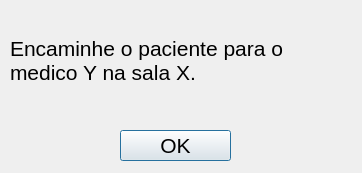
<?xml version="1.0" encoding="UTF-8"?>
<ui version="4.0">
 <class>ConfirmacaoIdentificacao</class>
 <widget class="QDialog" name="ConfirmacaoIdentificacao">
  <property name="geometry">
   <rect>
    <x>0</x>
    <y>0</y>
    <width>362</width>
    <height>173</height>
   </rect>
  </property>
  <property name="minimumSize">
   <size>
    <width>362</width>
    <height>173</height>
   </size>
  </property>
  <property name="maximumSize">
   <size>
    <width>362</width>
    <height>173</height>
   </size>
  </property>
  <property name="windowTitle">
   <string>Dialog</string>
  </property>
  <widget class="QPushButton" name="confirmacaoIdentificacaoBotao">
   <property name="geometry">
    <rect>
     <x>120</x>
     <y>130</y>
     <width>111</width>
     <height>31</height>
    </rect>
   </property>
   <property name="font">
    <font>
     <family>Arial</family>
     <pointsize>16</pointsize>
    </font>
   </property>
   <property name="text">
    <string>OK</string>
   </property>
  </widget>
  <widget class="QLabel" name="confirmacaoIdentificacaoLabel">
   <property name="geometry">
    <rect>
     <x>10</x>
     <y>10</y>
     <width>341</width>
     <height>101</height>
    </rect>
   </property>
   <property name="font">
    <font>
     <family>Arial</family>
     <pointsize>16</pointsize>
    </font>
   </property>
   <property name="contextMenuPolicy">
    <enum>Qt::DefaultContextMenu</enum>
   </property>
   <property name="text">
    <string>Encaminhe o paciente para o medico Y na sala X.</string>
   </property>
   <property name="scaledContents">
    <bool>false</bool>
   </property>
   <property name="wordWrap">
    <bool>true</bool>
   </property>
  </widget>
 </widget>
 <resources/>
 <connections/>
</ui>
